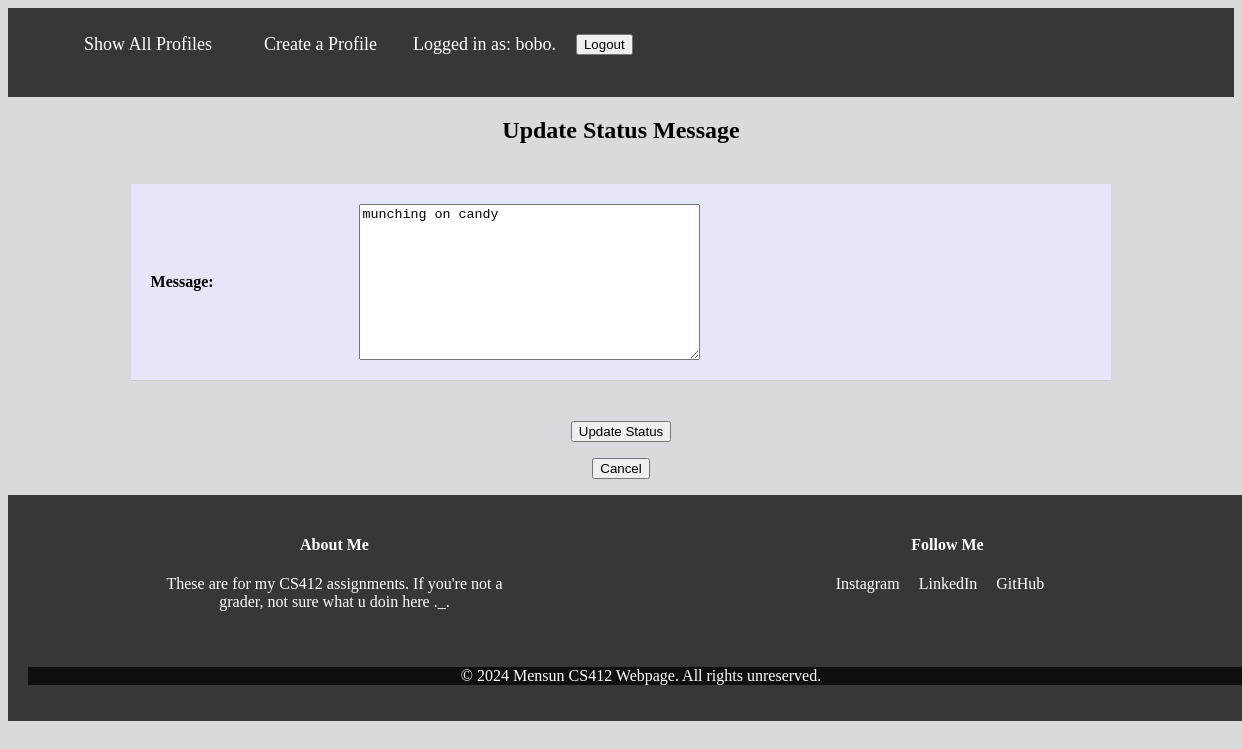
/mini_fb/status/28/update (signed in), run on an earlier commit of the app's database.
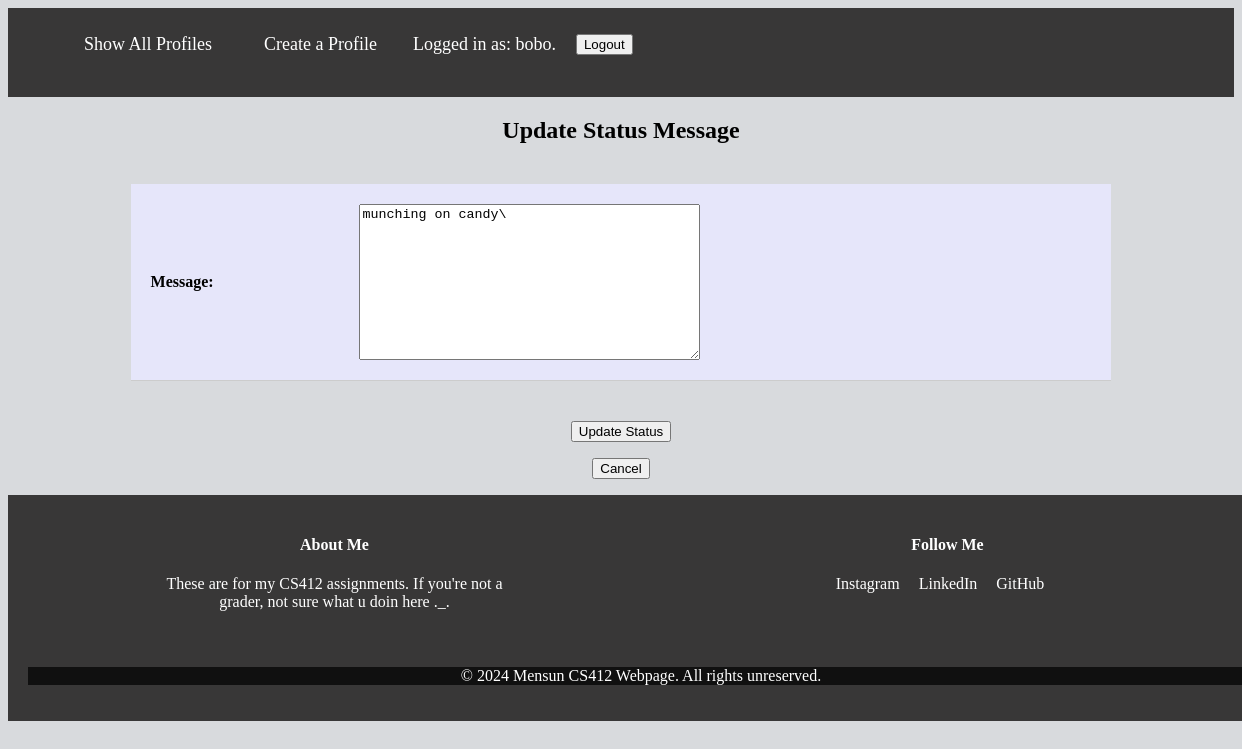
And on a later commit of the database.
### mini_fb/models.py (models this page shows, shortened)
class StatusMessage(models.Model):
  profile = models.ForeignKey("Profile", on_delete=models.CASCADE)
  published = models.DateTimeField(auto_now=True)
  message = models.TextField(blank=False)

### mini_fb/views.py (the view, shortened to what this page needs)
# urls.py: path('status/<int:pk>/update', views.UpdateStatusMessageView.as_view(), name="update_status"),
class UpdateStatusMessageView(LoginRequiredMixin, UpdateView):
  model = StatusMessage
  form_class = UpdateStatusMessageForm
  template_name = 'mini_fb/update_status_form.html'
  def get_context_data(self, **kwargs: Any) -> dict[str, Any]:
    context = super().get_context_data(**kwargs)
    status_message = self.get_object()
    profile = status_message.profile
    context['status'] = status_message
    context['profile'] = profile
    return context

### mini_fb/forms.py
class UpdateStatusMessageForm(forms.ModelForm):
  class Meta:
    model = StatusMessage
    fields = ["message"]

### mini_fb/templates/mini_fb/update_status_form.html (shortened to what this page needs)
{% extends 'mini_fb/base.html' %}
{% block content %}
</ul>
</nav>
<h2> Update Status Message </h2>
<form method="POST">
  <table style="text-transform: capitalize; font-weight:bold">
    {% for input in form %}
    <tr>
      <td>
        {{input.label_tag}}
      </td>
      <td>
        {{input}}
      </td>
    </tr>
    {% endfor %}
  </table>
  <input type="submit" name="submit" value="Update Status">
</form>
<form action="{% url 'show_profile' profile.pk %}">
  <input type="submit" name="Cancel" value="Cancel">
</form>
{% endblock %}

### mini_fb/templates/mini_fb/base.html (shortened to what this page needs)
{% load static %}
<html>
<head>
  <link rel="stylesheet" href="{% static 'styles-blog.css' %}">
  <link rel="stylesheet" href="{% static 'styles-footer.css' %}">
  <link rel="stylesheet" href="{% static 'styles-header.css' %}">
</head>
<body>
  <nav>
    <ul>
      <li><a href="{% url 'show_all_profiles' %}">Show All Profiles</a></li>
      <li><a href="{% url 'create_profile' %}">Create a Profile</a></li>
      {% if request.user.is_authenticated %}
      <li> Logged in as: {{ request.user }}.</li>
      <form action="{% url 'logout' %}" method="POST">
        <input type="submit" value="Logout">
      </form>
      {% else %}
      <li><a href="{% url 'login' %}">Login</a></li>
      {% endif %}
      {% block content %}{% endblock %}
  <footer>
    <div class="footer-container">
      <div class="footer-left">
        <h4>About Me</h4>
        <p>These are for my CS412 assignments. If you're not a grader, not sure what u doin here ._.</p>
      </div>
      <div class="footer-right">
        <h4>Follow Me</h4>
        <a href="#">Instagram</a>
        <a href="#">LinkedIn</a>
        <a href="#">GitHub</a>
      </div>
    </div>
    <div class="footer-bottom">
      <p>&copy; 2024 Mensun CS412 Webpage. All rights unreserved.</p>
    </div>
  </footer>
</body>
</html>

### static/styles-blog.css (style rules this page uses)
table { width: 80%; margin: 40px auto; border-collapse: collapse; background-color: #f0f8ff; }
tr { border-bottom: 1px solid #cccccc; }
td, th { padding: 20px; text-align: left; background-color: #e6e6fa; }
td { text-align: left; }
body { background: #d8dadd; color: black; text-align: center; }

### static/styles-footer.css (style rules this page uses)
footer { background-color: #383737; color: white; padding: 20px; text-align: center; bottom: 0; width: 100%; }
.footer-container { display: flex; justify-content: space-around; flex-wrap: wrap; }
.footer-left, .footer-center, .footer-right { flex-basis: 30%; margin-bottom: 20px; }
.footer-right a { color: white; margin-right: 15px; text-decoration: none; }
.footer-bottom { margin-top: 20px; background-color: #101010; }

### staticfiles/styles-header.css (style rules this page uses)
nav { display: flex; justify-content: space-between; align-items: center; padding: 10px 20px; background-color: #383737; color: white; }
nav ul { list-style-type: none; display: flex; gap: 20px; }
nav ul li { font-size: 18px; }
nav ul li a { color: white; text-decoration: none; padding: 8px 16px; }

What changed in the data, as far as the page shows it:
changed StatusMessage: message "munching on candy" → "munching on candy\\"
